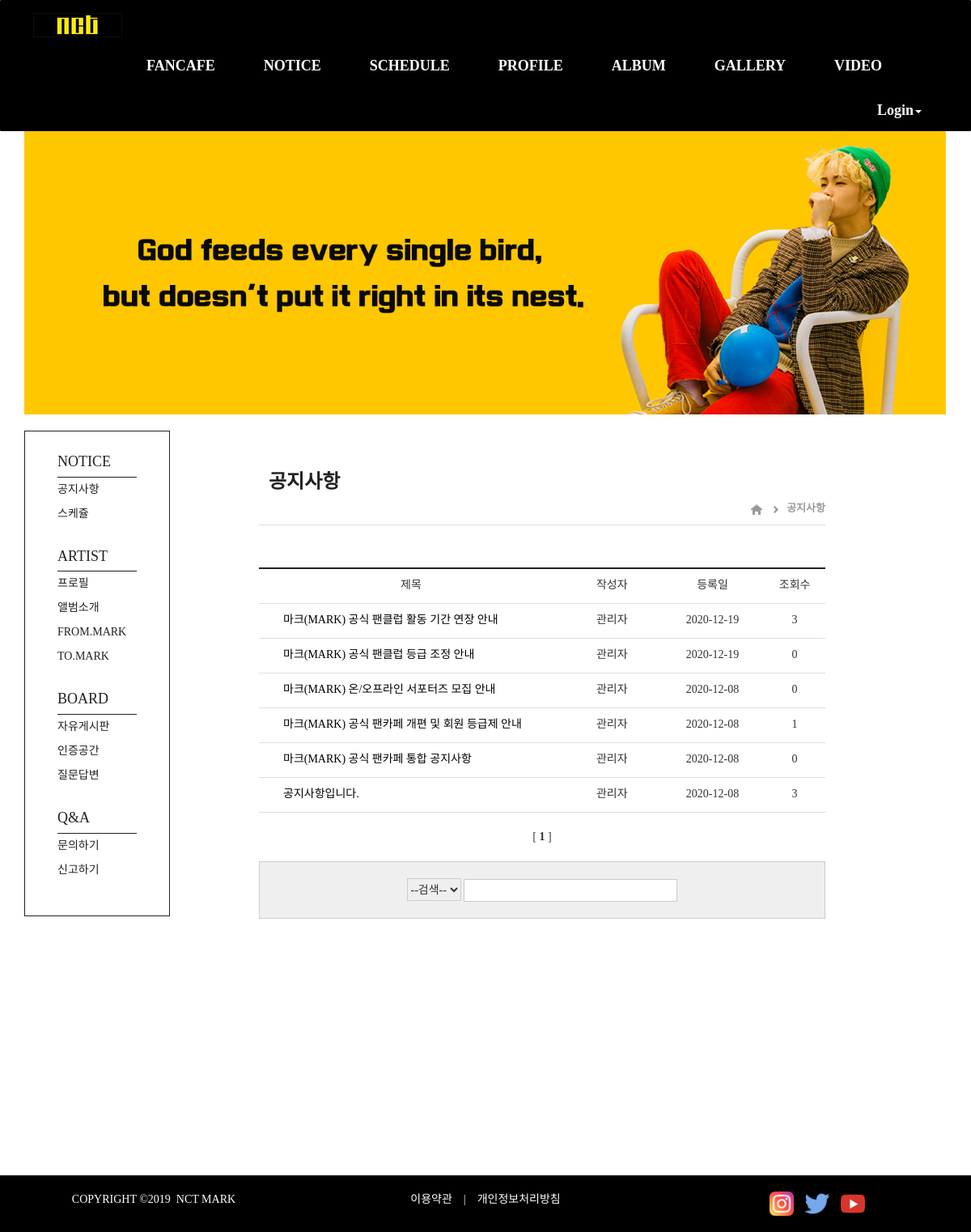
Page /board/notice_list/ on the committed database.
### board/models.py (models this page shows, shortened)
class Notice(models.Model):
    objects = models.Manager()
    subject = models.CharField(max_length=45)
    name = models.CharField(max_length=50)
    memo = models.TextField(max_length=300)
    hits = models.PositiveIntegerField(default=0)
    create_date = models.DateField('create_date', auto_now_add=True)
    class Meta:
        ordering = ['-id'] #(-)내림차순

### board/views.py (the view)
# urls.py: path('notice_list/', views.notice_list, name='notice_list'),
def notice_list(request):
    restaurants = Notice.objects.all()
    pagenator = Paginator(restaurants, 10)
    page = request.GET.get('page')
    if page is None:
        page = 1
    page_F = float(page)
    if page_F <= 10:
        beginPage = 1
    else:
        beginPage = (math.trunc(page_F / 10)) * 10 + 1
    if (beginPage + 10) > pagenator.num_pages:
        lastPage = pagenator.num_pages
    else:
        lastPage = beginPage + 9
    nextRangeStartPage = lastPage + 1
    pageRange = []
    for num in range(beginPage, lastPage+1):
        pageRange.append(num)
    items = pagenator.get_page(page)
    context = {
        'restaurants': items,
        'lastPage': lastPage,
        'pageRange': pageRange,
        'nextRangeStartPage': nextRangeStartPage,
    }
    return render(request, 'board/notice_list.html', context)

### board/templates/board/notice_list.html (shortened to what this page needs)
{% extends "board/board_base.html" %}
{% block boardbar %}
{% load static %}
<div class="contop">
<table cellspacing=1 width=700>
    <tr>
    <td><h3>&nbsp;&nbsp;공지사항</h3></td>
    </tr>
    <tr>
        <td><p align=right>
        <a href="{% url 'board:index' %}"><img class="lo_home" src="{% static 'images/lo_home.jpg' %}" alt="home"></a>&nbsp;&nbsp;&nbsp;
        <img class="lo_arrow" src="{% static 'images/lo_arrow.jpg' %}" alt=">">&nbsp;&nbsp;
        <a href="{% url 'board:notice_list' %}"><span>공지사항</span></a></p>
        </td>
    </tr>
</table>
</div>
{% block conbody %}
<div class="conbody">
<table cellspacing=1 width=700 class="tbl_common">
    <tr>
    <td width=340 class="left"><p align=center>제목</p>
    </td>
    <td width=100><p align=center>작성자</p>
    </td>
    <td width=120><p align=center>등록일</p>
    </td>
    <td width=60><p align=center>조회수</p>
    </td>
    </tr>
    {% if restaurants %}
    <ul>
    {% for boardRow in  restaurants %}
    <tr>
    <td width=340 class="cont">
    <p align=left>
    <a href="{% url 'board:notice_detail' boardRow.id %}" >{{ boardRow.subject }}
    </p>
    </td>
    <td width=100><p align=center>{{ boardRow.name }}</p></td>
    <td width=120><p align=center>{{ boardRow.create_date }}</p></td>
    <td width=60><p align=center>{{ boardRow.hits }}</p></td>
    </tr>
    {% endfor %}
    </ul>
    {% endif %}
</table>
<br>
<table cellspacing=1 width=700 class="tbl_page">
    <tr>
    <td>
    {% for pageNum in pageRange %}
        {% if restaurants.number == pageNum %}
            <spen class="current">
                [
                <b>{{ restaurants.number }}</b>
                ]
            </spen>
        {% else %}
            <a href="?page={{ pageNum }}">[{{ pageNum }}]</a>
        {% endif %}
    {% endfor %}
    </td>
    </tr>
</table>
<br>
<table cellspacing=1 width=700 class="tbl_search">
    <tr>
    <td>
    <form name=searchform method="GET" action="{% url 'board:notice_search' %}" enctype="multipart/form-data"><p align=center>
    <select name="findType" class="findType_1">
        <option value selected>--검색--</option>
    </select>
    <input type="text" name="b" class="findType_1" size=30 maxlength=50>
    <input type="submit" class="findType_2" value="글찾기"></p>
    </form>
    </td>
    </tr>
</table>
</div>
{% endblock conbody %}
{% endblock boardbar %}

### static/css/navbar.css (style rules this page uses)
* { font-family: 'Nanum Gothic'; }
a { color: #000000; text-decoration: none; }

### board/templates/board/notice_list.html (style rules this page uses)
h3 { color:#222; font-weight: bold; }
.contop { width:700px; border-bottom: 1px solid #ddd; }
.contop span { font-size: 13px; color: #999; font-weight: bold; }
.conbody { padding-top: 42px; }
.tbl_common { border-top: 2px solid #222; border-bottom: 1px solid #ddd; }
.tbl_common td { padding: 8px 8px 0 0; border-bottom: 1px solid #ddd; line-height: 24px; }
.tbl_common .cont { padding-left: 30px; }
.tbl_page { text-align: center; }
.tbl_search { background: #efefef; border: 1px solid #ccc; }
.tbl_search form { padding:20px 10px 10px 10px; }
.tbl_search .findType_1 { height: 28px; border: 1px solid #ccc; }

### rows in the picture
Notice: subject "마크(MARK) 공식 팬클럽 활동 기간 연장 안내", name "관리자", create_date "2020-12-19", hits "3"
Notice: subject "마크(MARK) 공식 팬클럽 등급 조정 안내", name "관리자", create_date "2020-12-19", hits "0"
Notice: subject "마크(MARK) 온/오프라인 서포터즈 모집 안내", name "관리자", create_date "2020-12-08", hits "0"
Notice: subject "마크(MARK) 공식 팬카페 개편 및 회원 등급제 안내", name "관리자", create_date "2020-12-08", hits "1"
Notice: subject "마크(MARK) 공식 팬카페 통합 공지사항", name "관리자", create_date "2020-12-08", hits "0"
Notice: subject "공지사항입니다.", name "관리자", create_date "2020-12-08", hits "3"

### other values in the picture
{{ restaurants.number }} "1"
